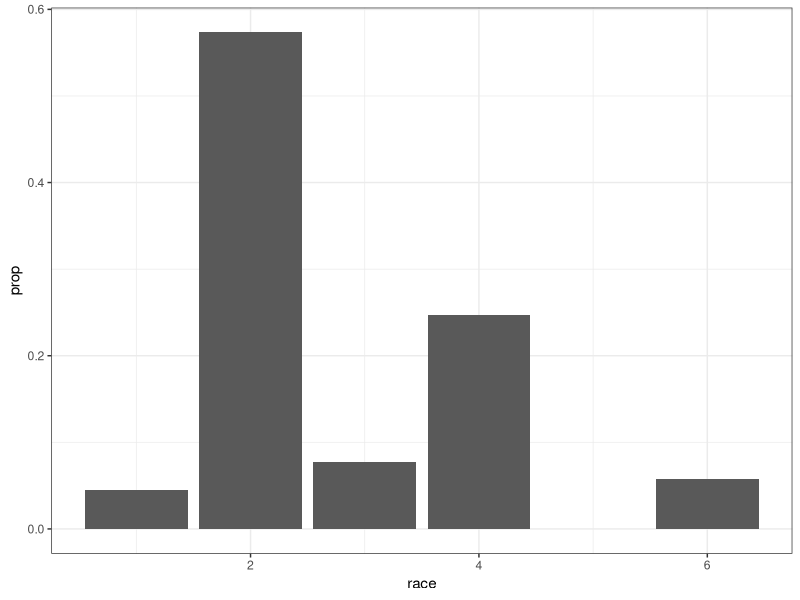
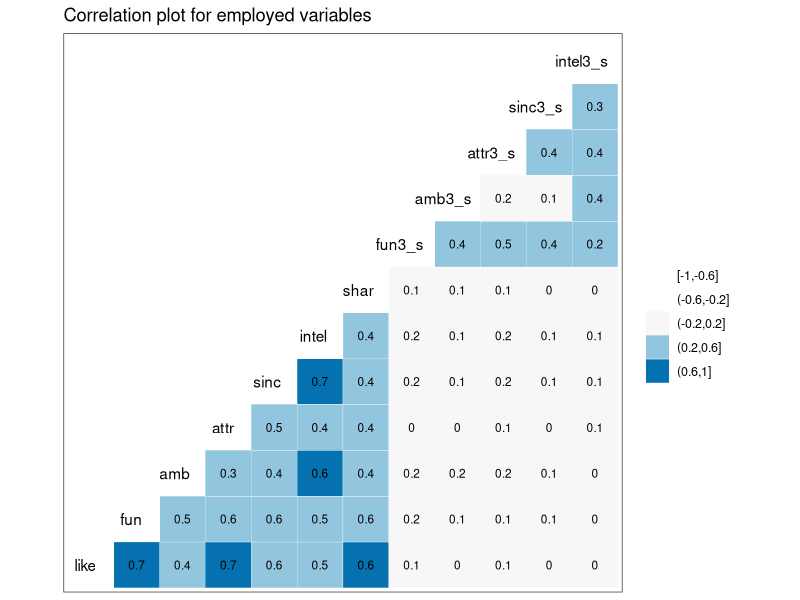
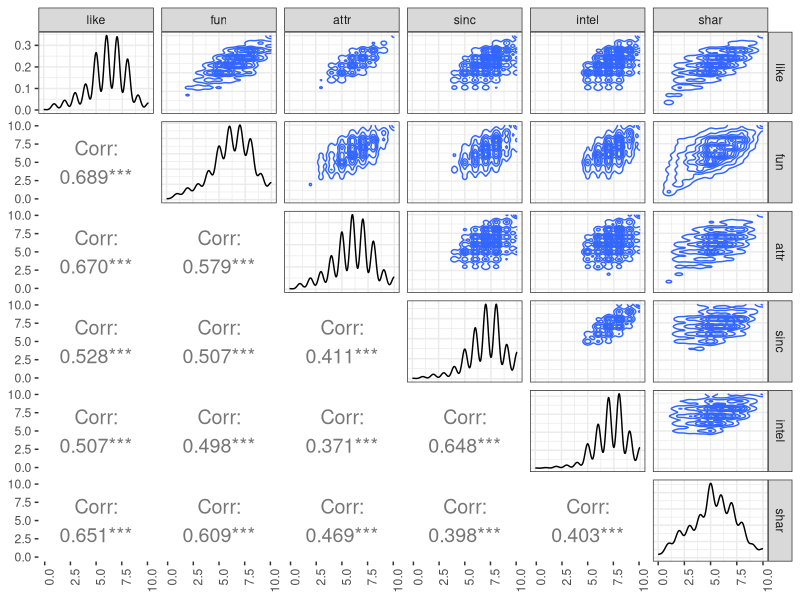
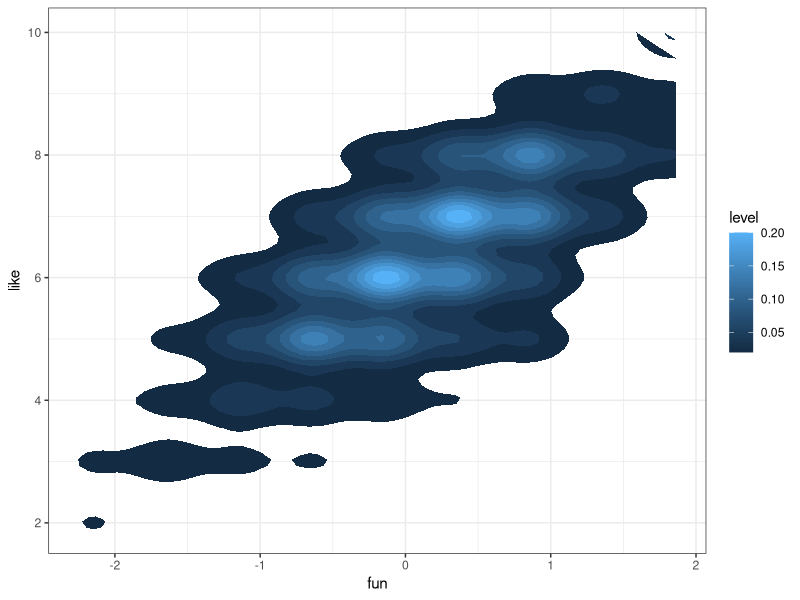
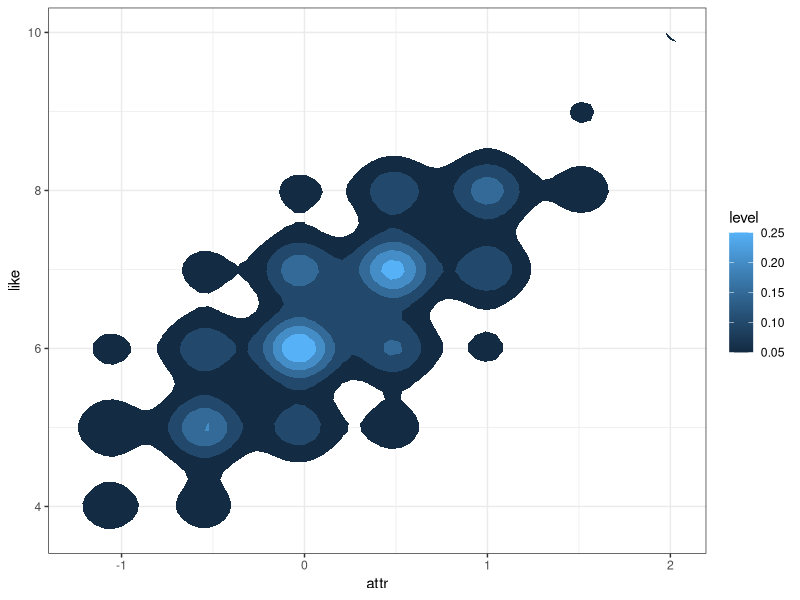
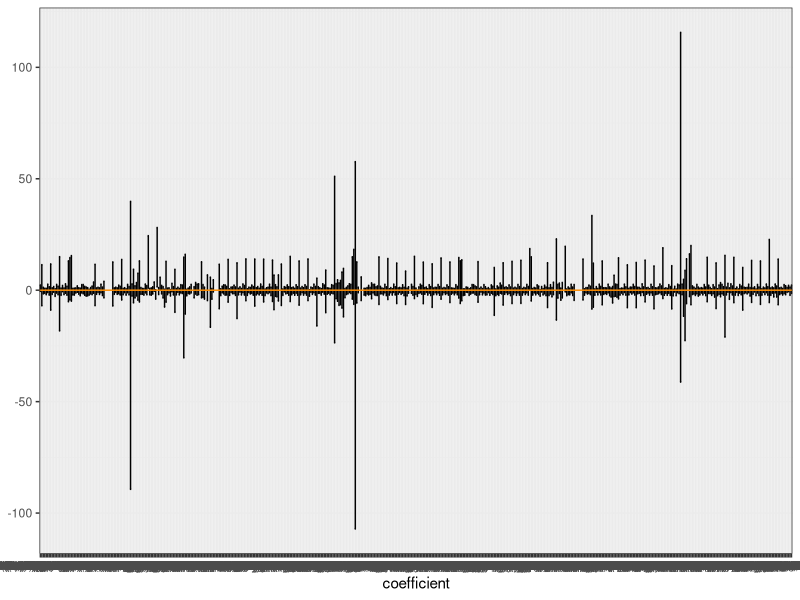
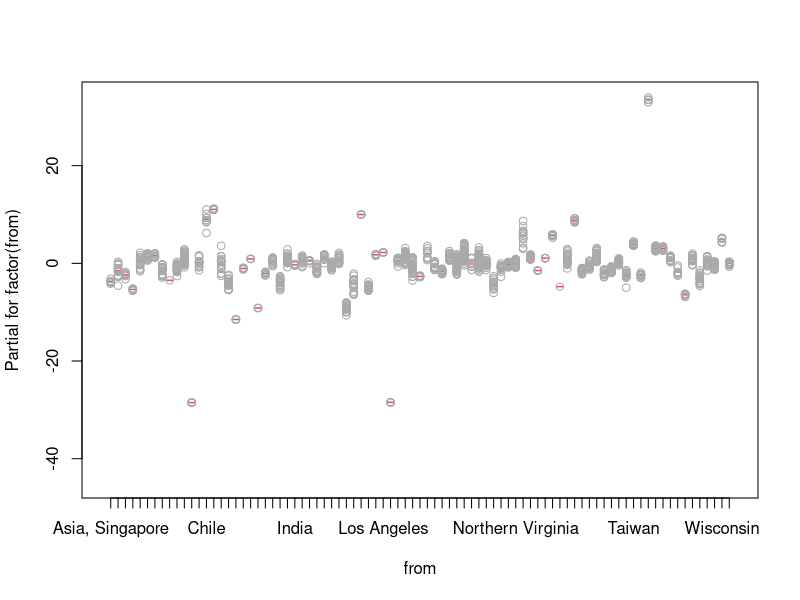
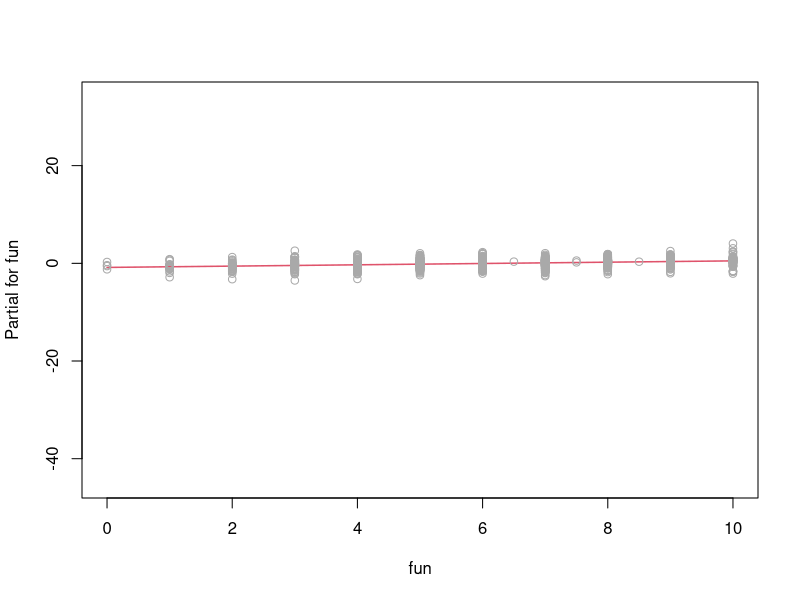

The R source for these figures, in order:
## ---- chunk 1
library(scatterplot3d)
library(tidyverse)
library(ggfortify)
library(modelr)
library(GGally)
library(broom)
library(here)
library(scatterplot3d)
theme_set(theme_bw())
## ---- chunk 2
data <- read_csv(here("data/speed-dating.csv"),
                 progress = FALSE,
                 col_types =cols(.default = col_integer(),
                                 int_corr = col_double(),
                                 field = col_character(),
                                 from = col_character(),
                                 career = col_character(),
                                 attr = col_double(),
                                 sinc = col_double(),
                                 intel = col_double(),
                                 fun = col_double(),
                                 amb = col_double(),
                                 shar = col_double(),
                                 like = col_double(),
                                 prob = col_double(),
                                 match_es = col_double(),
                                 attr3_s = col_double(),
                                 sinc3_s = col_double(),
                                 intel3_s = col_double(),
                                 fun3_s = col_double(),
                                 amb3_s = col_double())) %>%
  mutate( age_dif =abs(age - age_o))

data %>%
  glimpse()
## ---- chunk 3
data %>%
  na.omit(race) %>%
  ggplot(aes(race, ..prop..)) +
  geom_bar()
## ---- chunk 4
require(GGally)

temp <- data %>% 
  select(like,fun,amb,attr,sinc,intel,shar,
         fun3_s,amb3_s,attr3_s,sinc3_s,intel3_s) %>% 
    na.omit()

ggcorr(temp, palette = "RdBu", label = TRUE,
       hjust = 0.75, label_size = 3, nbreaks = 5) +
  ggtitle("Correlation plot for employed variables")
## ---- chunk 5
temp <- data %>% 
  select(like,fun,attr,sinc,intel,shar) %>% 
    na.omit()

ggpairs(temp, 
        upper = list(continuous = "density"), 
        lower = list(continuous = wrap("cor", size=5)),
        axisLabels = 'show',progress = F) +
  theme(axis.text.x = element_text(angle = 90, hjust = 1))
## ---- chunk 6
temp %>% ## Put predictors on same scale
   mutate_at(.vars = vars(fun,attr,sinc,intel,shar),
             .funs = funs(scale(.))) -> temp

temp %>% 
  sample_n(10)
## ---- chunk 7
temp %>%
  ggplot(aes(fun, like)) +
   stat_density2d(aes(fill = ..level..), geom = "polygon")
## ---- chunk 8
temp %>%
  ggplot(aes(attr, like)) +
   stat_density2d(aes(fill = ..level..), geom = "polygon")
## ---- chunk 9
t <- data %>% na.omit()
mod <- lm(like ~ factor(from) * fun + factor(from) * attr + 
          factor(from) * shar + factor(from) * prob + factor(from) * sinc , data = t)
glance(mod) 
## ---- chunk 10
tibble::as_tibble(rownames = "coefficient",
                  confint(mod)) 
## ---- chunk 11
temp %>% glimpse()
## ---- chunk 12
tibble::as_tibble(rownames = "coefficient",
                  confint(mod)) %>%
  filter(coefficient != "(Intercept)") %>%
  ggplot(aes(coefficient,ymin = `2.5 %`, ymax = `97.5 %`)) +
  geom_errorbar() +
  geom_hline(yintercept = 0, colour = "darkorange")
## ---- chunk 13
termplot(mod,partial.resid=TRUE, col.res = "darkgrey")
## ---- chunk 14
autoplot(mod)
## ---- chunk 15
# library(rgl)
# with(temp,plot3d(like,shar,attr, col="blue", size=1, type="s", main="3D Quadratic Model Fit with Log of Income excl. Women^2"))
